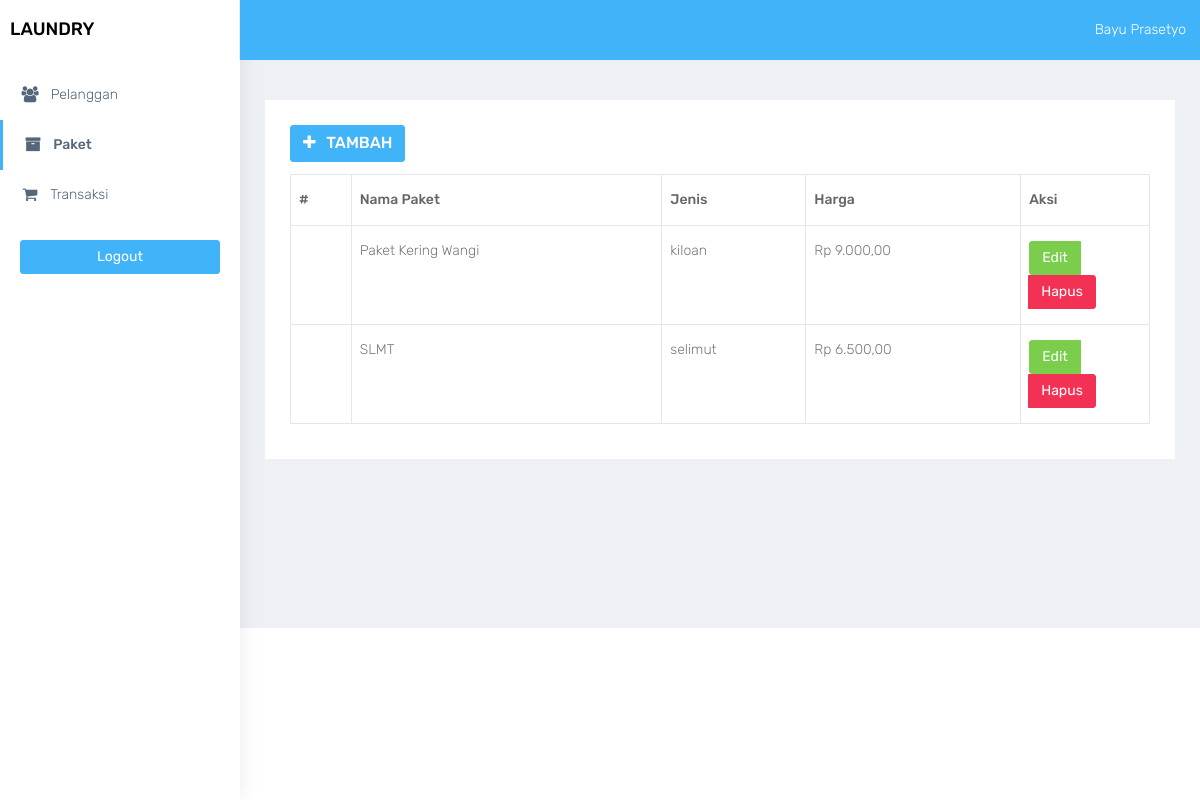
Page /paket_index.php (signed in) on the committed database.
### tables this page shows
CREATE TABLE `paket` (
  `id_paket` int(11) NOT NULL AUTO_INCREMENT,
  `jenis_paket` enum('kiloan','selimut','bedcover','kaos','lain') DEFAULT NULL,
  `nama_paket` varchar(100) DEFAULT NULL,
  `harga` int(11) DEFAULT NULL,
  PRIMARY KEY (`id_paket`)
);

### functions.php (called while the page is built, shortened)
<?php
function ambildata($conn,$query){
    $data = mysqli_query($conn,$query);
    if (mysqli_num_rows($data) > 0) {
        while($row = mysqli_fetch_assoc($data)){
        $hasil[] = $row;
    }
    return $hasil;
    }
}
function rupiah($angka){
	$hasil_rupiah = "Rp " . number_format($angka,2,',','.');
	return $hasil_rupiah;
}
?>

### paket_index.php (the view, shortened to what this page needs)
<?php
require 'functions.php';
require 'layout_header.php';
$query = 'SELECT * FROM paket';
$data = ambildata($conn,$query);
?>
<div class="container-fluid">
    <br>
    <br>
    <div class="row">
        <div class="col-md-12 col-lg-12 col-sm-12 col-xs-12">
            <div class="white-box">
                <div class="row">
                    <div class="col-md-6">
                        <a href="paket_tambah.php" class="btn btn-info box-title"><i class="fa fa-plus fa-fw"></i> Tambah</a>
                    </div>
                </div>
                <div class="table-responsive">
                    <table class="table table-bordered thead-dark" id="table">
                        <thead class="thead-dark">
                            <tr>
                                <th>#</th>
                                <th>Nama Paket</th>
                                <th>Jenis</th>
                                <th>Harga</th>
                                <th width="15%">Aksi</th>
                            </tr>
                        </thead>
                        <tbody>
                            <?php foreach($data as $paket): ?>
                                <tr>
                                    <td></td>
                                    <td><?= htmlspecialchars($paket['nama_paket']); ?></td>
                                    <td><?= htmlspecialchars($paket['jenis_paket']); ?></td>
                                    <td><?= rupiah($paket['harga']); ?></td>
                                    <td align="center">
                                        <div class="btn-group" role="group" aria-label="Basic example">
                                          <a href="paket_edit.php?id=<?= htmlspecialchars($paket['id_paket']); ?>" data-toggle="tooltip" data-placement="bottom" title="Edit" class="btn btn-success">Edit</a>
                                          <a href="paket_hapus.php?id=<?= htmlspecialchars($paket['id_paket']); ?>" onclick="return confirm('Yakin hapus data ? ');" data-toggle="tooltip" data-placement="bottom" title="Hapus" class="btn btn-danger">Hapus</a>
                                        </div>
                                    </td>
                                </tr>
                            <?php endforeach; ?>
                        </tbody>
                    </table>
                </div>
            </div>
        </div>
    </div>
</div>
<?php
require'layout_footer.php';

### assets/css/colors/default.css (style rules this page uses)
body { background: #fff; }

### rows in the picture
paket: nama_paket "Paket Kering Wangi", jenis_paket "kiloan", harga "Rp 9.000,00"
paket: nama_paket "SLMT", jenis_paket "selimut", harga "Rp 6.500,00"

### other values in the picture
$_SESSION['nama_user'] "Bayu Prasetyo"
